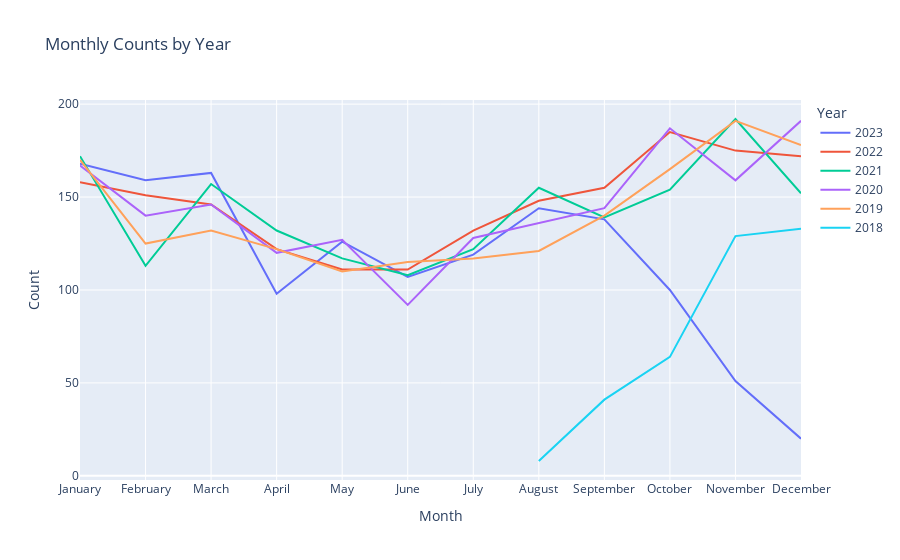

The code cell stored with this chart in its notebook:
### Markdown cell above
##**Data Visualization**

### Code cell
count_data = df.groupby(['Month', 'Year']).size().reset_index(name='Count')
days =  ["January", "February", "March", "April", "May", "June", "July", "August", "September", "October", "November", "December"]
count_data['Month'] = pd.Categorical(count_data['Month'], categories=days, ordered=True)
count_data.sort_values(by='Month',inplace=True)
fig=px.line(count_data, x='Month', y='Count', color='Year', title='Monthly Counts by Year')
fig.show()
#fig.write_html("Monthly_Counts_by_Year.html")

### Figure 1 — Plotly figure (JSON) as saved in the notebook; plotly's stock layout.template omitted (floating-point values rounded to 4 significant figures)
{"data": [{"hovertemplate": "Year=2023<br>Month=%{x}<br>Count=%{y}<extra></extra>", "legendgroup": "2023", "line": {"color": "#636efa", "dash": "solid"}, "marker": {"symbol": "circle"}, "mode": "lines", "name": "2023", "orientation": "v", "showlegend": true, "type": "scatter", "x": ["January", "February", "March", "April", "May", "June", "July", "August", "September", "October", "November", "December"], "xaxis": "x", "y": [168, 159, 163, 98, 126, 107, 119, 144, 138, 100, 51, 20], "yaxis": "y"}, {"hovertemplate": "Year=2022<br>Month=%{x}<br>Count=%{y}<extra></extra>", "legendgroup": "2022", "line": {"color": "#EF553B", "dash": "solid"}, "marker": {"symbol": "circle"}, "mode": "lines", "name": "2022", "orientation": "v", "showlegend": true, "type": "scatter", "x": ["January", "February", "March", "April", "May", "June", "July", "August", "September", "October", "November", "December"], "xaxis": "x", "y": [158, 151, 146, 122, 111, 111, 132, 148, 155, 185, 175, 172], "yaxis": "y"}, {"hovertemplate": "Year=2021<br>Month=%{x}<br>Count=%{y}<extra></extra>", "legendgroup": "2021", "line": {"color": "#00cc96", "dash": "solid"}, "marker": {"symbol": "circle"}, "mode": "lines", "name": "2021", "orientation": "v", "showlegend": true, "type": "scatter", "x": ["January", "February", "March", "April", "May", "June", "July", "August", "September", "October", "November", "December"], "xaxis": "x", "y": [172, 113, 157, 132, 117, 108, 122, 155, 139, 154, 192, 152], "yaxis": "y"}, {"hovertemplate": "Year=2020<br>Month=%{x}<br>Count=%{y}<extra></extra>", "legendgroup": "2020", "line": {"color": "#ab63fa", "dash": "solid"}, "marker": {"symbol": "circle"}, "mode": "lines", "name": "2020", "orientation": "v", "showlegend": true, "type": "scatter", "x": ["January", "February", "March", "April", "May", "June", "July", "August", "September", "October", "November", "December"], "xaxis": "x", "y": [167, 140, 146, 120, 127, 92, 128, 136, 144, 187, 159, 191], "yaxis": "y"}, {"hovertemplate": "Year=2019<br>Month=%{x}<br>Count=%{y}<extra></extra>", "legendgroup": "2019", "line": {"color": "#FFA15A", "dash": "solid"}, "marker": {"symbol": "circle"}, "mode": "lines", "name": "2019", "orientation": "v", "showlegend": true, "type": "scatter", "x": ["January", "February", "March", "April", "May", "June", "July", "August", "September", "October", "November", "December"], "xaxis": "x", "y": [170, 125, 132, 122, 110, 115, 117, 121, 140, 165, 191, 178], "yaxis": "y"}, {"hovertemplate": "Year=2018<br>Month=%{x}<br>Count=%{y}<extra></extra>", "legendgroup": "2018", "line": {"color": "#19d3f3", "dash": "solid"}, "marker": {"symbol": "circle"}, "mode": "lines", "name": "2018", "orientation": "v", "showlegend": true, "type": "scatter", "x": ["August", "September", "October", "November", "December"], "xaxis": "x", "y": [8, 41, 64, 129, 133], "yaxis": "y"}], "layout": {"autosize": true, "legend": {"title": {"text": "Year"}, "tracegroupgap": 0}, "title": {"text": "Monthly Counts by Year"}, "xaxis": {"anchor": "y", "autorange": true, "domain": [0, 1], "range": [0, 11], "title": {"text": "Month"}, "type": "category"}, "yaxis": {"anchor": "x", "autorange": true, "domain": [0, 1], "range": [-2.222, 202.2], "title": {"text": "Count"}, "type": "linear"}}}
